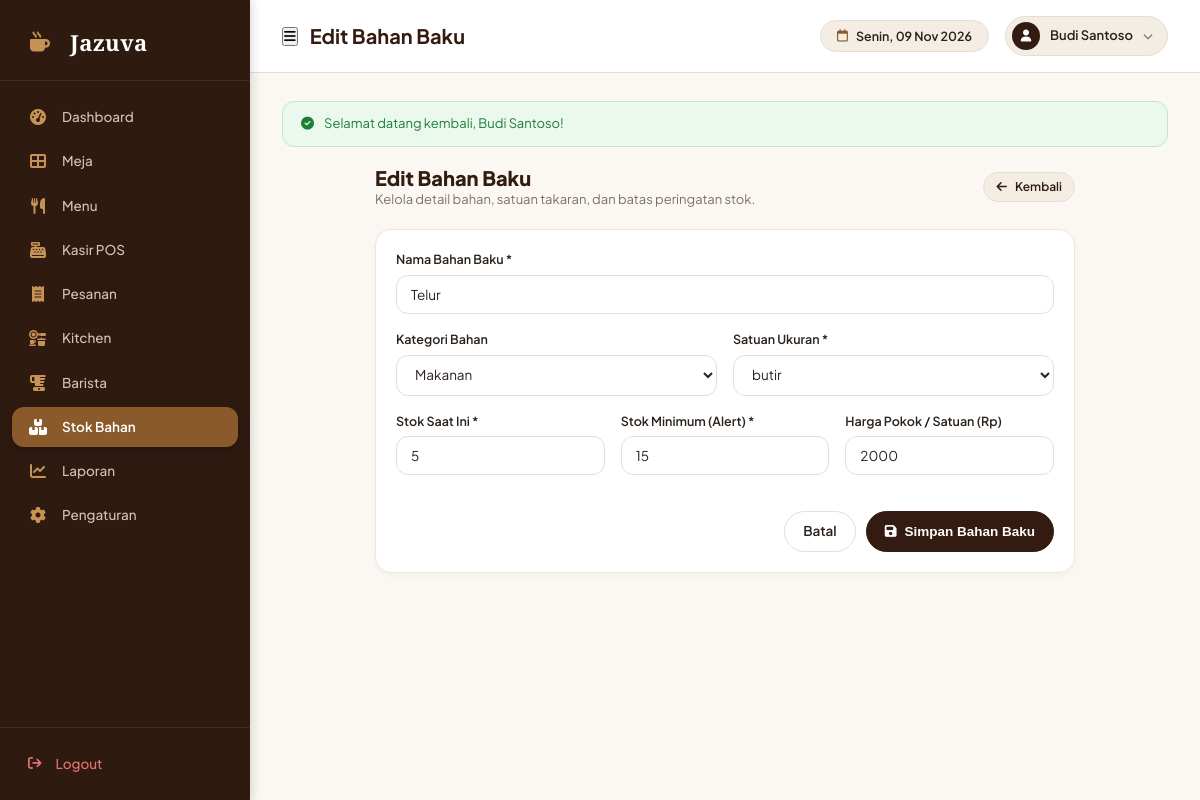
Page /inventory/ingredients.php?action=edit&id=2 (signed in) on the committed database.
### tables this page shows
CREATE TABLE `ingredients` (
  `id` INT AUTO_INCREMENT PRIMARY KEY,
  `name` VARCHAR(100) NOT NULL,
  `category` ENUM('makanan', 'minuman', 'bumbu', 'packaging', 'lainnya') DEFAULT 'makanan',
  `stock` DECIMAL(12, 4) NOT NULL DEFAULT 0.0000,
  `unit` VARCHAR(20) NOT NULL DEFAULT 'kg',
  `min_stock` DECIMAL(12, 4) NOT NULL DEFAULT 5.0000,
  `cost_per_unit` DECIMAL(12, 2) DEFAULT 0.00,
  `created_at` TIMESTAMP DEFAULT CURRENT_TIMESTAMP,
  `updated_at` TIMESTAMP DEFAULT CURRENT_TIMESTAMP ON UPDATE CURRENT_TIMESTAMP
);

### inventory/ingredients.php (the view, shortened to what this page needs)
<?php
$pdo = getDbConnection();
$action = $_GET['action'] ?? 'index';
$id = (int)($_GET['id'] ?? 0);
$editItem = null;
if ($action === 'edit' && $id > 0) {
    $stmt = $pdo->prepare("SELECT * FROM ingredients WHERE id = ?");
    $stmt->execute([$id]);
    $editItem = $stmt->fetch();
}
require_once __DIR__ . '/../includes/header.php';
?>
<div style="max-width: 700px; margin: 0 auto;">
  <div style="display: flex; align-items: center; justify-content: space-between; margin-bottom: 20px;">
    <div>
      <h2 style="font-size: 20px; font-weight: 800; color: var(--color-primary);">
        <?= $editItem ? 'Edit Bahan Baku' : 'Tambah Bahan Baku Baru' ?>
      </h2>
      <p style="font-size: 13px; color: var(--color-text-muted);">Kelola detail bahan, satuan takaran, dan batas peringatan stok.</p>
    </div>
    <a href="<?= BASE_URL ?>/inventory/dashboard.php" class="btn btn-secondary btn-sm">
      <i class="fa-solid fa-arrow-left"></i> Kembali
    </a>
  </div>
  <div class="card">
    <form method="POST" action="">
      <div class="form-group">
        <label class="form-label" for="name">Nama Bahan Baku *</label>
        <input type="text" id="name" name="name" class="form-control" required
               placeholder="Contoh: Beras, Biji Kopi Arabika, Susu Segar"
               value="<?= htmlspecialchars($editItem['name'] ?? '') ?>">
      </div>
      <div style="display: grid; grid-template-columns: 1fr 1fr; gap: 16px;">
        <div class="form-group">
          <label class="form-label" for="category">Kategori Bahan</label>
          <select id="category" name="category" class="form-select">
            <option value="makanan" <?= ($editItem['category'] ?? '') === 'makanan' ? 'selected' : '' ?>>Makanan</option>
          </select>
        </div>
        <div class="form-group">
          <label class="form-label" for="unit">Satuan Ukuran *</label>
          <select id="unit" name="unit" class="form-select">
            <option value="butir" <?= ($editItem['unit'] ?? '') === 'butir' ? 'selected' : '' ?>>butir</option>
          </select>
        </div>
      </div>
      <div style="display: grid; grid-template-columns: 1fr 1fr 1fr; gap: 16px;">
        <div class="form-group">
          <label class="form-label" for="stock">Stok Saat Ini *</label>
          <input type="number" min="0" step="0.0001" id="stock" name="stock" class="form-control" required
                 value="<?= (float)($editItem['stock'] ?? 0) ?>">
        </div>
        <div class="form-group">
          <label class="form-label" for="min_stock">Stok Minimum (Alert) *</label>
          <input type="number" min="0" step="0.0001" id="min_stock" name="min_stock" class="form-control" required
                 value="<?= (float)($editItem['min_stock'] ?? 5) ?>">
        </div>
        <div class="form-group">
          <label class="form-label" for="cost_per_unit">Harga Pokok / Satuan (Rp)</label>
          <input type="number" step="100" id="cost_per_unit" name="cost_per_unit" class="form-control"
                 value="<?= (float)($editItem['cost_per_unit'] ?? 0) ?>">
        </div>
      </div>
      <div style="display: flex; justify-content: flex-end; gap: 10px; margin-top: 20px;">
        <a href="<?= BASE_URL ?>/inventory/dashboard.php" class="btn btn-outline">Batal</a>
        <button type="submit" class="btn btn-primary">
          <i class="fa-solid fa-floppy-disk"></i> Simpan Bahan Baku
        </button>
      </div>
    </form>
  </div>
</div>
<?php require_once __DIR__ . '/../includes/footer.php'; ?>

### assets/css/style.css (style rules this page uses)
:root { --color-primary: #331B11; --color-primary-dark: #22120B; --color-primary-light: #523122; --color-accent: #8B5A2B; --color-accent-gold: #C69255; --color-accent-hover: #73471E; --color-bg-main: #FBF8F4; --color-bg-card: #FFFFFF; --color-bg-muted: #F4EDE4; --color-bg-alt: #F8F3EC; --color-border: #E8DDD2; --color-border-light: #F0E6DC; --color-text-main: #2A211B; --color-text-muted: #7E7065; --color-text-light: #A89B8F; --color-text-white: #FFFFFF; --color-status-green: #27AE60; --color-status-green-bg: #EAF8EE; --color-status-blue: #2980B9; --color-status-blue-bg: #EBF5FB; --color-status-orange: #E67E22; --color-status-orange-bg: #FEF5EB; --color-status-brown: #8B5A2B; --color-status-brown-bg: #F8EFE7; --color-status-red: #E74C3C; --color-status-red-bg: #FDEDEC; --shadow-sm: 0 2px 6px rgba(51, 27, 17, 0.04); --shadow-md: 0 4px 14px rgba(51, 27, 17, 0.07); --shadow-lg: 0 10px 25px rgba(51, 27, 17, 0.1); --shadow-card: 0 4px 20px rgba(51, 27, 17, 0.06); --radius-sm: 8px; --radius-md: 12px; --radius-lg: 16px; --radius-xl: 24px; --radius-pill: 9999px; --transition-fast: all 0.2s ease; --transition-normal: all 0.3s ease; }
* { box-sizing: border-box; margin: 0; padding: 0; }
body { font-family: 'Plus Jakarta Sans', -apple-system, BlinkMacSystemFont, 'Segoe UI', Roboto, sans-serif; background-color: var(--color-bg-main); color: var(--color-text-main); line-height: 1.5; font-size: 14px; -webkit-font-smoothing: antialiased; }
a { color: var(--color-accent); text-decoration: none; transition: var(--transition-fast); }
h1, h2, h3, h4, h5, h6 { color: var(--color-primary); font-weight: 700; line-height: 1.25; }
.btn { display: inline-flex; align-items: center; justify-content: center; gap: 8px; padding: 9px 18px; font-size: 13.5px; font-weight: 600; border-radius: var(--radius-pill); border: 1px solid transparent; cursor: pointer; transition: var(--transition-fast); text-decoration: none; white-space: nowrap; }
.btn-primary { background-color: var(--color-primary); color: var(--color-text-white); border-color: var(--color-primary); }
.btn-secondary { background-color: var(--color-bg-muted); color: var(--color-primary); border-color: var(--color-border); }
.btn-outline { background: transparent; border-color: var(--color-border); color: var(--color-text-main); }
.btn-sm { padding: 5px 12px; font-size: 12px; border-radius: var(--radius-pill); }
.form-group { margin-bottom: 16px; }
.form-label { display: block; font-size: 12.5px; font-weight: 600; color: var(--color-text-main); margin-bottom: 6px; }
.form-control, .form-select { width: 100%; padding: 10px 14px; font-size: 13.5px; font-family: inherit; color: var(--color-text-main); background-color: #FFFFFF; border: 1px solid var(--color-border); border-radius: var(--radius-md); transition: var(--transition-fast); outline: none; }
.form-control::placeholder { color: var(--color-text-light); }
.card { background: var(--color-bg-card); border-radius: var(--radius-lg); border: 1px solid var(--color-border-light); box-shadow: var(--shadow-sm); padding: 20px; transition: var(--transition-fast); }

### rows in the picture
ingredients: name "Telur", category "Makanan", unit "butir", stock "5", min_stock "15", cost_per_unit "2000"

### other values in the picture
$pageTitle "Edit Bahan Baku"
$currentUser['full_name'] "Budi Santoso"
$successMsg "Selamat datang kembali, Budi Santoso!"
